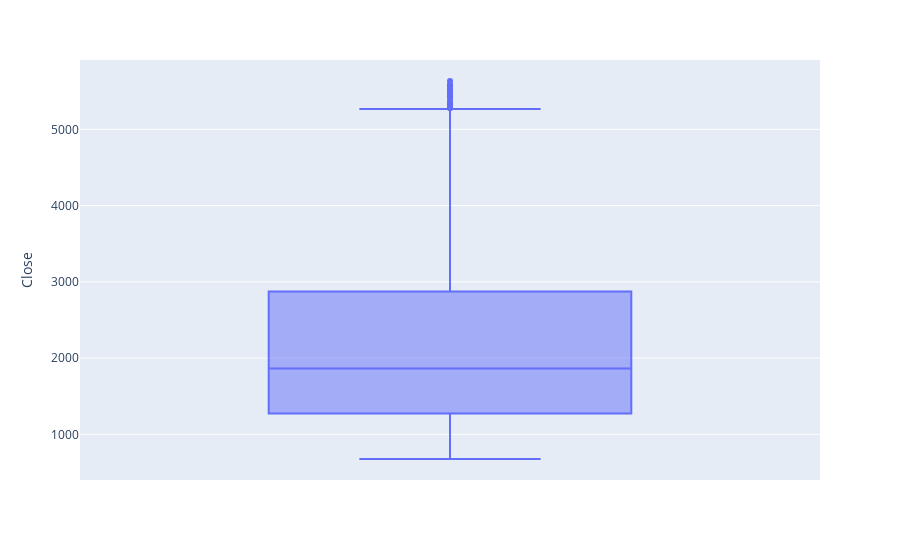

Here is the notebook cell this chart was saved with:
### Code cell
px.box(df, y='Close')

### Figure 1 — Plotly figure (JSON) as saved in the notebook; plotly's stock layout.template omitted (floating-point values rounded to 4 significant figures; data arrays with more than 128 entries replaced by an {"elided": "..."} marker saying what was removed)
{"data": [{"alignmentgroup": "True", "hovertemplate": "Close=%{y}<extra></extra>", "legendgroup": "", "marker": {"color": "#636efa"}, "name": "", "notched": false, "offsetgroup": "", "orientation": "v", "showlegend": false, "type": "box", "x0": " ", "xaxis": "x", "y": {"elided": "5165 float values"}, "y0": " ", "yaxis": "y"}], "layout": {"boxmode": "group", "legend": {"tracegroupgap": 0}, "margin": {"t": 60}, "xaxis": {"anchor": "y", "domain": [0, 1]}, "yaxis": {"anchor": "x", "domain": [0, 1], "title": {"text": "Close"}}}}
